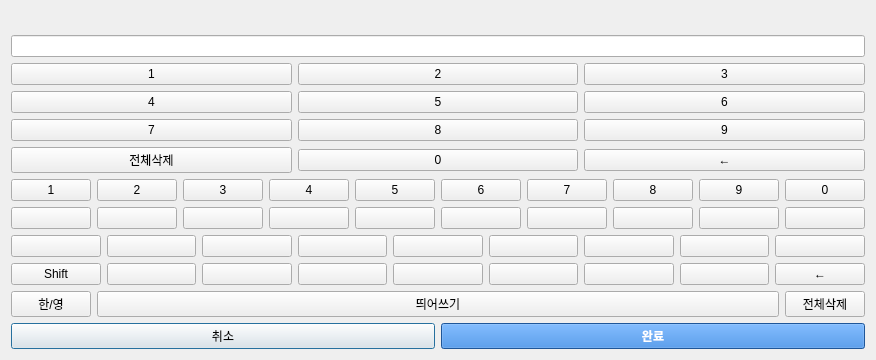
<?xml version="1.0" encoding="UTF-8"?>
<ui version="4.0">
 <class>VirtualKeyboard</class>
 <widget class="QDialog" name="VirtualKeyboard">
  <property name="geometry">
   <rect>
    <x>0</x>
    <y>0</y>
    <width>500</width>
    <height>360</height>
   </rect>
  </property>
  <layout class="QVBoxLayout" name="layout">
   <item>
    <widget class="QLabel" name="captionLabel">
     <property name="styleSheet">
      <string notr="true">font-size: 15px; font-weight: bold;</string>
     </property>
    </widget>
   </item>
   <item>
    <widget class="QLineEdit" name="displayEdit">
     <property name="readOnly">
      <bool>true</bool>
     </property>
    </widget>
   </item>
   <item>
    <widget class="QWidget" name="numberPad">
     <layout class="QGridLayout" name="padLayout">
      <property name="leftMargin">
       <number>0</number>
      </property>
      <property name="topMargin">
       <number>0</number>
      </property>
      <property name="rightMargin">
       <number>0</number>
      </property>
      <property name="bottomMargin">
       <number>0</number>
      </property>
      <item row="0" column="0">
       <widget class="QPushButton" name="padKey1">
        <property name="focusPolicy">
         <enum>Qt::NoFocus</enum>
        </property>
        <property name="text">
         <string>1</string>
        </property>
       </widget>
      </item>
      <item row="0" column="1">
       <widget class="QPushButton" name="padKey2">
        <property name="focusPolicy">
         <enum>Qt::NoFocus</enum>
        </property>
        <property name="text">
         <string>2</string>
        </property>
       </widget>
      </item>
      <item row="0" column="2">
       <widget class="QPushButton" name="padKey3">
        <property name="focusPolicy">
         <enum>Qt::NoFocus</enum>
        </property>
        <property name="text">
         <string>3</string>
        </property>
       </widget>
      </item>
      <item row="1" column="0">
       <widget class="QPushButton" name="padKey4">
        <property name="focusPolicy">
         <enum>Qt::NoFocus</enum>
        </property>
        <property name="text">
         <string>4</string>
        </property>
       </widget>
      </item>
      <item row="1" column="1">
       <widget class="QPushButton" name="padKey5">
        <property name="focusPolicy">
         <enum>Qt::NoFocus</enum>
        </property>
        <property name="text">
         <string>5</string>
        </property>
       </widget>
      </item>
      <item row="1" column="2">
       <widget class="QPushButton" name="padKey6">
        <property name="focusPolicy">
         <enum>Qt::NoFocus</enum>
        </property>
        <property name="text">
         <string>6</string>
        </property>
       </widget>
      </item>
      <item row="2" column="0">
       <widget class="QPushButton" name="padKey7">
        <property name="focusPolicy">
         <enum>Qt::NoFocus</enum>
        </property>
        <property name="text">
         <string>7</string>
        </property>
       </widget>
      </item>
      <item row="2" column="1">
       <widget class="QPushButton" name="padKey8">
        <property name="focusPolicy">
         <enum>Qt::NoFocus</enum>
        </property>
        <property name="text">
         <string>8</string>
        </property>
       </widget>
      </item>
      <item row="2" column="2">
       <widget class="QPushButton" name="padKey9">
        <property name="focusPolicy">
         <enum>Qt::NoFocus</enum>
        </property>
        <property name="text">
         <string>9</string>
        </property>
       </widget>
      </item>
      <item row="3" column="0">
       <widget class="QPushButton" name="padClear">
        <property name="focusPolicy">
         <enum>Qt::NoFocus</enum>
        </property>
        <property name="text">
         <string>전체삭제</string>
        </property>
       </widget>
      </item>
      <item row="3" column="1">
       <widget class="QPushButton" name="padKey0">
        <property name="focusPolicy">
         <enum>Qt::NoFocus</enum>
        </property>
        <property name="text">
         <string>0</string>
        </property>
       </widget>
      </item>
      <item row="3" column="2">
       <widget class="QPushButton" name="padBackspace">
        <property name="focusPolicy">
         <enum>Qt::NoFocus</enum>
        </property>
        <property name="text">
         <string>←</string>
        </property>
       </widget>
      </item>
     </layout>
    </widget>
   </item>
   <item>
    <widget class="QWidget" name="textPad">
     <layout class="QVBoxLayout" name="textLayout">
      <property name="leftMargin">
       <number>0</number>
      </property>
      <property name="topMargin">
       <number>0</number>
      </property>
      <property name="rightMargin">
       <number>0</number>
      </property>
      <property name="bottomMargin">
       <number>0</number>
      </property>
      <item>
       <layout class="QHBoxLayout" name="numberRow">
        <item>
         <widget class="QPushButton" name="digitKey1">
          <property name="focusPolicy">
           <enum>Qt::NoFocus</enum>
          </property>
          <property name="text">
           <string>1</string>
          </property>
         </widget>
        </item>
        <item>
         <widget class="QPushButton" name="digitKey2">
          <property name="focusPolicy">
           <enum>Qt::NoFocus</enum>
          </property>
          <property name="text">
           <string>2</string>
          </property>
         </widget>
        </item>
        <item>
         <widget class="QPushButton" name="digitKey3">
          <property name="focusPolicy">
           <enum>Qt::NoFocus</enum>
          </property>
          <property name="text">
           <string>3</string>
          </property>
         </widget>
        </item>
        <item>
         <widget class="QPushButton" name="digitKey4">
          <property name="focusPolicy">
           <enum>Qt::NoFocus</enum>
          </property>
          <property name="text">
           <string>4</string>
          </property>
         </widget>
        </item>
        <item>
         <widget class="QPushButton" name="digitKey5">
          <property name="focusPolicy">
           <enum>Qt::NoFocus</enum>
          </property>
          <property name="text">
           <string>5</string>
          </property>
         </widget>
        </item>
        <item>
         <widget class="QPushButton" name="digitKey6">
          <property name="focusPolicy">
           <enum>Qt::NoFocus</enum>
          </property>
          <property name="text">
           <string>6</string>
          </property>
         </widget>
        </item>
        <item>
         <widget class="QPushButton" name="digitKey7">
          <property name="focusPolicy">
           <enum>Qt::NoFocus</enum>
          </property>
          <property name="text">
           <string>7</string>
          </property>
         </widget>
        </item>
        <item>
         <widget class="QPushButton" name="digitKey8">
          <property name="focusPolicy">
           <enum>Qt::NoFocus</enum>
          </property>
          <property name="text">
           <string>8</string>
          </property>
         </widget>
        </item>
        <item>
         <widget class="QPushButton" name="digitKey9">
          <property name="focusPolicy">
           <enum>Qt::NoFocus</enum>
          </property>
          <property name="text">
           <string>9</string>
          </property>
         </widget>
        </item>
        <item>
         <widget class="QPushButton" name="digitKey0">
          <property name="focusPolicy">
           <enum>Qt::NoFocus</enum>
          </property>
          <property name="text">
           <string>0</string>
          </property>
         </widget>
        </item>
       </layout>
      </item>
      <item>
       <layout class="QHBoxLayout" name="letterRow1">
        <item>
         <widget class="QPushButton" name="letterKey0">
          <property name="focusPolicy">
           <enum>Qt::NoFocus</enum>
          </property>
         </widget>
        </item>
        <item>
         <widget class="QPushButton" name="letterKey1">
          <property name="focusPolicy">
           <enum>Qt::NoFocus</enum>
          </property>
         </widget>
        </item>
        <item>
         <widget class="QPushButton" name="letterKey2">
          <property name="focusPolicy">
           <enum>Qt::NoFocus</enum>
          </property>
         </widget>
        </item>
        <item>
         <widget class="QPushButton" name="letterKey3">
          <property name="focusPolicy">
           <enum>Qt::NoFocus</enum>
          </property>
         </widget>
        </item>
        <item>
         <widget class="QPushButton" name="letterKey4">
          <property name="focusPolicy">
           <enum>Qt::NoFocus</enum>
          </property>
         </widget>
        </item>
        <item>
         <widget class="QPushButton" name="letterKey5">
          <property name="focusPolicy">
           <enum>Qt::NoFocus</enum>
          </property>
         </widget>
        </item>
        <item>
         <widget class="QPushButton" name="letterKey6">
          <property name="focusPolicy">
           <enum>Qt::NoFocus</enum>
          </property>
         </widget>
        </item>
        <item>
         <widget class="QPushButton" name="letterKey7">
          <property name="focusPolicy">
           <enum>Qt::NoFocus</enum>
          </property>
         </widget>
        </item>
        <item>
         <widget class="QPushButton" name="letterKey8">
          <property name="focusPolicy">
           <enum>Qt::NoFocus</enum>
          </property>
         </widget>
        </item>
        <item>
         <widget class="QPushButton" name="letterKey9">
          <property name="focusPolicy">
           <enum>Qt::NoFocus</enum>
          </property>
         </widget>
        </item>
       </layout>
      </item>
      <item>
       <layout class="QHBoxLayout" name="letterRow2">
        <item>
         <widget class="QPushButton" name="letterKey10">
          <property name="focusPolicy">
           <enum>Qt::NoFocus</enum>
          </property>
         </widget>
        </item>
        <item>
         <widget class="QPushButton" name="letterKey11">
          <property name="focusPolicy">
           <enum>Qt::NoFocus</enum>
          </property>
         </widget>
        </item>
        <item>
         <widget class="QPushButton" name="letterKey12">
          <property name="focusPolicy">
           <enum>Qt::NoFocus</enum>
          </property>
         </widget>
        </item>
        <item>
         <widget class="QPushButton" name="letterKey13">
          <property name="focusPolicy">
           <enum>Qt::NoFocus</enum>
          </property>
         </widget>
        </item>
        <item>
         <widget class="QPushButton" name="letterKey14">
          <property name="focusPolicy">
           <enum>Qt::NoFocus</enum>
          </property>
         </widget>
        </item>
        <item>
         <widget class="QPushButton" name="letterKey15">
          <property name="focusPolicy">
           <enum>Qt::NoFocus</enum>
          </property>
         </widget>
        </item>
        <item>
         <widget class="QPushButton" name="letterKey16">
          <property name="focusPolicy">
           <enum>Qt::NoFocus</enum>
          </property>
         </widget>
        </item>
        <item>
         <widget class="QPushButton" name="letterKey17">
          <property name="focusPolicy">
           <enum>Qt::NoFocus</enum>
          </property>
         </widget>
        </item>
        <item>
         <widget class="QPushButton" name="letterKey18">
          <property name="focusPolicy">
           <enum>Qt::NoFocus</enum>
          </property>
         </widget>
        </item>
       </layout>
      </item>
      <item>
       <layout class="QHBoxLayout" name="letterRow3">
        <item>
         <widget class="QPushButton" name="shiftKey">
          <property name="focusPolicy">
           <enum>Qt::NoFocus</enum>
          </property>
          <property name="text">
           <string>Shift</string>
          </property>
          <property name="checkable">
           <bool>true</bool>
          </property>
         </widget>
        </item>
        <item>
         <widget class="QPushButton" name="letterKey19">
          <property name="focusPolicy">
           <enum>Qt::NoFocus</enum>
          </property>
         </widget>
        </item>
        <item>
         <widget class="QPushButton" name="letterKey20">
          <property name="focusPolicy">
           <enum>Qt::NoFocus</enum>
          </property>
         </widget>
        </item>
        <item>
         <widget class="QPushButton" name="letterKey21">
          <property name="focusPolicy">
           <enum>Qt::NoFocus</enum>
          </property>
         </widget>
        </item>
        <item>
         <widget class="QPushButton" name="letterKey22">
          <property name="focusPolicy">
           <enum>Qt::NoFocus</enum>
          </property>
         </widget>
        </item>
        <item>
         <widget class="QPushButton" name="letterKey23">
          <property name="focusPolicy">
           <enum>Qt::NoFocus</enum>
          </property>
         </widget>
        </item>
        <item>
         <widget class="QPushButton" name="letterKey24">
          <property name="focusPolicy">
           <enum>Qt::NoFocus</enum>
          </property>
         </widget>
        </item>
        <item>
         <widget class="QPushButton" name="letterKey25">
          <property name="focusPolicy">
           <enum>Qt::NoFocus</enum>
          </property>
         </widget>
        </item>
        <item>
         <widget class="QPushButton" name="backspaceKey">
          <property name="focusPolicy">
           <enum>Qt::NoFocus</enum>
          </property>
          <property name="text">
           <string>←</string>
          </property>
         </widget>
        </item>
       </layout>
      </item>
      <item>
       <layout class="QHBoxLayout" name="bottomRow" stretch="0,1,0">
        <item>
         <widget class="QPushButton" name="langKey">
          <property name="focusPolicy">
           <enum>Qt::NoFocus</enum>
          </property>
          <property name="text">
           <string>한/영</string>
          </property>
         </widget>
        </item>
        <item>
         <widget class="QPushButton" name="spaceKey">
          <property name="focusPolicy">
           <enum>Qt::NoFocus</enum>
          </property>
          <property name="text">
           <string>띄어쓰기</string>
          </property>
         </widget>
        </item>
        <item>
         <widget class="QPushButton" name="clearKey">
          <property name="focusPolicy">
           <enum>Qt::NoFocus</enum>
          </property>
          <property name="text">
           <string>전체삭제</string>
          </property>
         </widget>
        </item>
       </layout>
      </item>
     </layout>
    </widget>
   </item>
   <item>
    <layout class="QHBoxLayout" name="actions">
     <item>
      <widget class="QPushButton" name="cancelButton">
       <property name="text">
        <string>취소</string>
       </property>
      </widget>
     </item>
     <item>
      <widget class="QPushButton" name="doneButton">
       <property name="styleSheet">
        <string notr="true">background: #2a78d6; color: white; font-weight: bold;</string>
       </property>
       <property name="text">
        <string>완료</string>
       </property>
      </widget>
     </item>
    </layout>
   </item>
  </layout>
 </widget>
 <resources/>
 <connections/>
</ui>
